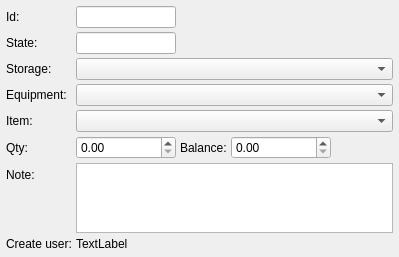
<?xml version="1.0" encoding="UTF-8"?>
<ui version="4.0">
 <class>RequestEditDialog</class>
 <widget class="QDialog" name="RequestEditDialog">
  <property name="geometry">
   <rect>
    <x>0</x>
    <y>0</y>
    <width>399</width>
    <height>247</height>
   </rect>
  </property>
  <property name="windowTitle">
   <string>Dialog</string>
  </property>
  <layout class="QFormLayout" name="formLayout">
   <property name="horizontalSpacing">
    <number>4</number>
   </property>
   <property name="verticalSpacing">
    <number>4</number>
   </property>
   <property name="leftMargin">
    <number>6</number>
   </property>
   <property name="topMargin">
    <number>6</number>
   </property>
   <property name="rightMargin">
    <number>6</number>
   </property>
   <property name="bottomMargin">
    <number>6</number>
   </property>
   <item row="0" column="0">
    <widget class="QLabel" name="label_6">
     <property name="text">
      <string>Id:</string>
     </property>
     <property name="buddy">
      <cstring>edId</cstring>
     </property>
    </widget>
   </item>
   <item row="0" column="1">
    <widget class="QLineEdit" name="edId">
     <property name="maximumSize">
      <size>
       <width>100</width>
       <height>16777215</height>
      </size>
     </property>
     <property name="readOnly">
      <bool>true</bool>
     </property>
    </widget>
   </item>
   <item row="1" column="0">
    <widget class="QLabel" name="label_9">
     <property name="text">
      <string>State:</string>
     </property>
     <property name="buddy">
      <cstring>edState</cstring>
     </property>
    </widget>
   </item>
   <item row="1" column="1">
    <widget class="QLineEdit" name="edState">
     <property name="maximumSize">
      <size>
       <width>100</width>
       <height>16777215</height>
      </size>
     </property>
     <property name="readOnly">
      <bool>true</bool>
     </property>
    </widget>
   </item>
   <item row="2" column="0">
    <widget class="QLabel" name="label_3">
     <property name="text">
      <string>Storage:</string>
     </property>
     <property name="buddy">
      <cstring>cmbStorage</cstring>
     </property>
    </widget>
   </item>
   <item row="2" column="1">
    <widget class="QComboBox" name="cmbStorage"/>
   </item>
   <item row="3" column="0">
    <widget class="QLabel" name="label">
     <property name="text">
      <string>Equipment:</string>
     </property>
     <property name="buddy">
      <cstring>cmbEquipment</cstring>
     </property>
    </widget>
   </item>
   <item row="3" column="1">
    <widget class="QComboBox" name="cmbEquipment"/>
   </item>
   <item row="4" column="0">
    <widget class="QLabel" name="label_2">
     <property name="text">
      <string>Item:</string>
     </property>
     <property name="buddy">
      <cstring>cmbItem</cstring>
     </property>
    </widget>
   </item>
   <item row="4" column="1">
    <widget class="QComboBox" name="cmbItem"/>
   </item>
   <item row="5" column="0">
    <widget class="QLabel" name="label_4">
     <property name="text">
      <string>Qty:</string>
     </property>
     <property name="buddy">
      <cstring>edQty</cstring>
     </property>
    </widget>
   </item>
   <item row="5" column="1">
    <layout class="QHBoxLayout" name="horizontalLayout">
     <item>
      <widget class="QDoubleSpinBox" name="edQty">
       <property name="minimumSize">
        <size>
         <width>100</width>
         <height>0</height>
        </size>
       </property>
      </widget>
     </item>
     <item>
      <widget class="QLabel" name="label_5">
       <property name="text">
        <string>Balance:</string>
       </property>
      </widget>
     </item>
     <item>
      <widget class="QDoubleSpinBox" name="edBalance">
       <property name="minimumSize">
        <size>
         <width>100</width>
         <height>0</height>
        </size>
       </property>
      </widget>
     </item>
     <item>
      <spacer name="horizontalSpacer">
       <property name="orientation">
        <enum>Qt::Horizontal</enum>
       </property>
       <property name="sizeHint" stdset="0">
        <size>
         <width>40</width>
         <height>20</height>
        </size>
       </property>
      </spacer>
     </item>
    </layout>
   </item>
   <item row="6" column="1">
    <widget class="QTextEdit" name="edNote"/>
   </item>
   <item row="7" column="0">
    <widget class="QLabel" name="label_7">
     <property name="text">
      <string>Create user:</string>
     </property>
    </widget>
   </item>
   <item row="7" column="1">
    <widget class="QLabel" name="labUser">
     <property name="text">
      <string>TextLabel</string>
     </property>
    </widget>
   </item>
   <item row="6" column="0">
    <widget class="QLabel" name="label_10">
     <property name="text">
      <string>Note:</string>
     </property>
     <property name="buddy">
      <cstring>edNote</cstring>
     </property>
    </widget>
   </item>
  </layout>
 </widget>
 <resources/>
 <connections/>
</ui>
